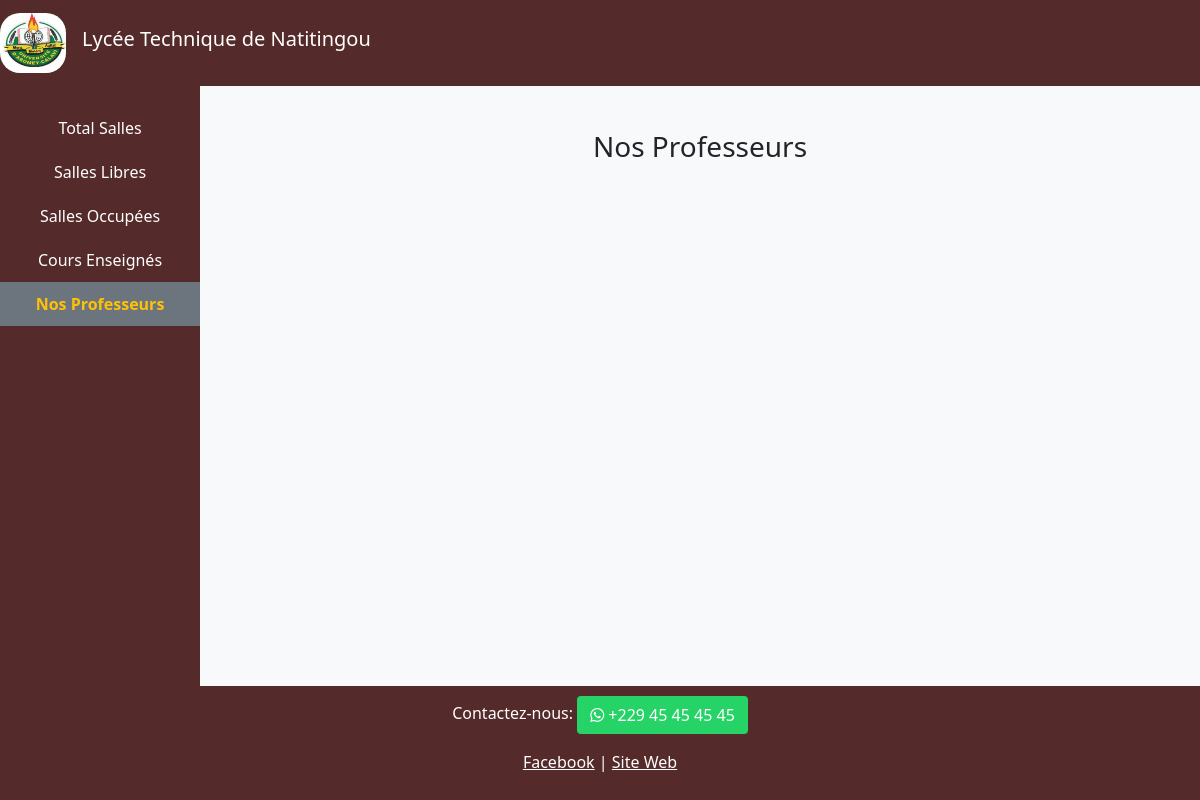
The page /professeur on the database as committed earlier.
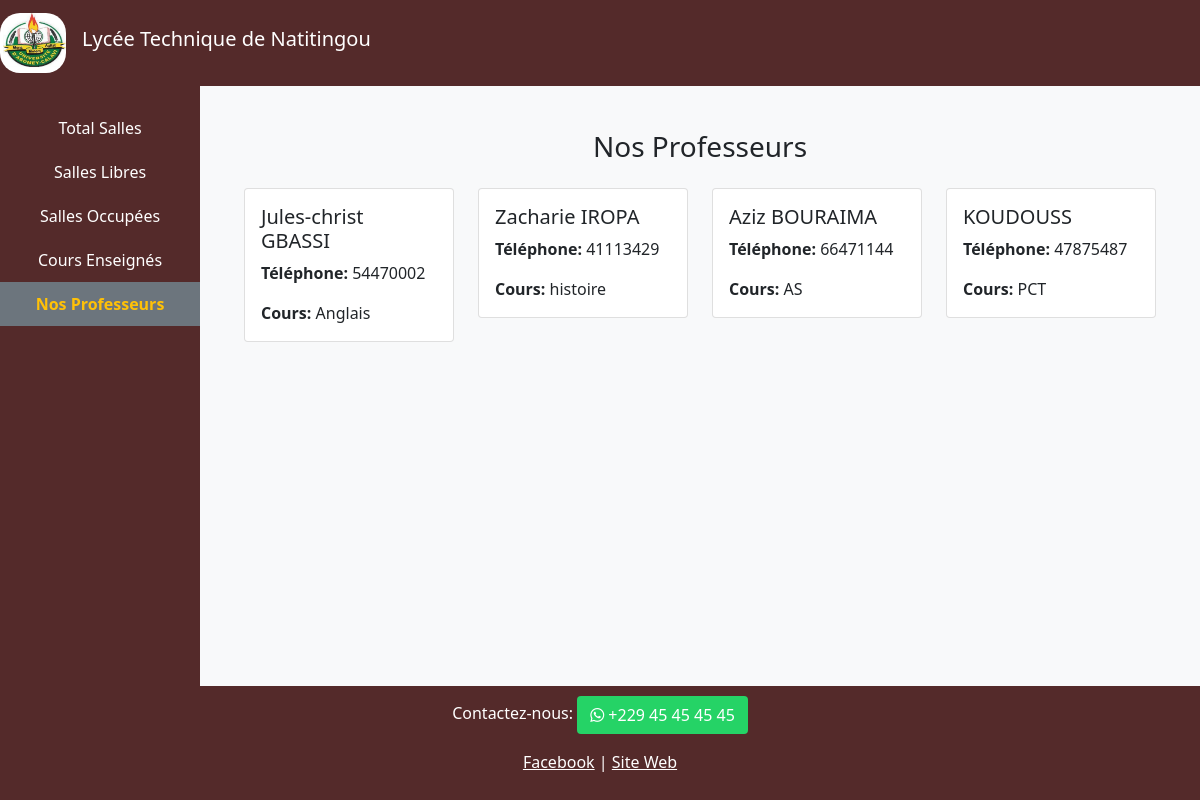
The same page on the database as committed later.
### professeur/models.py (models this page shows, shortened)
class Professeur(models.Model):
    pseudo = models.CharField(max_length=20)
    telephone = models.IntegerField()
    cours = models.ForeignKey(Cours, null=True, on_delete=models.SET_NULL)

### cours/models.py (models this page shows)
class Cours(models.Model):
    JOURS = (
        ('Lundi', 'Lundi'),
        ('Mardi', 'Mardi'),
        ('Mercredi', 'Mercredi'),
        ('Jeudi', 'Jeudi'),
        ('Vendredi', 'Vendredi'),
         ('Samedi', 'Samedi')
        )
    HEURES = (
        ('07h-10h', '07h-10h'),
        ('10h-12h', '10h-12h'),
        ('15h-17h', '15h-17h'),
        ('17h-19h', '17h-18h')
    )
    libelle = models.CharField(max_length=10)
    jour = models.CharField(max_length=400, null=True, choices=JOURS)
    heure = models.CharField(max_length=400, null=True, choices=HEURES)
    salle = models.ForeignKey(Salle, null=True, on_delete=models.SET_NULL)
    def __str__(self):
        return self.libelle

### professeur/views.py (the view)
# urls.py: path('professeur', include('professeur.urls')),
def professeur(request):
    professeurs = Professeur.objects.all()
    return render(request, 'professeur/professeur.html', {'professeurs': professeurs})

### templates/professeur/professeur.html
{% extends 'main.html' %}
{% block content %}
 <div class="sidebar d-none d-lg-block">
    <a href="{% url 'index'%}">Total Salles</a>
    <a href="{% url 'salles_libres'%}">Salles Libres</a>
    <a href="{% url 'salles_occupees'%}">Salles Occupées</a>
    <a href="{% url 'cours'%}">Cours Enseignés</a>
    <a href="{% url 'professeur'%}" class="bg-secondary text-warning"><strong>Nos Professeurs</strong></a>
 </div>
<div class="main-content">
    <div class="container mt-4">
        <h3 class="mb-4" style="text-align: center;">Nos Professeurs</h3>
        <div class="row">
            {% for professeur in professeurs %}
            <div class="col-md-3 mb-4">
                <div class="card case">
                    <div class="card-body">
                        <h5 class="card-title">{{ professeur.pseudo }}</h5>
                        <p class="card-text"><strong>Téléphone:</strong> {{ professeur.telephone }}</p>
                        <p class="card-text"><strong>Cours:</strong> {{ professeur.cours }}</p>
                    </div>
                </div>
            </div>
            {% endfor %}
        </div>
    </div>
</div>
{% endblock content %}

Rows that differ between the two databases and show on the page:
added Professeur: pseudo "Jules-christ GBASSI", telephone "54470002", cours "Anglais"
added Professeur: pseudo "Zacharie IROPA", telephone "41113429", cours "histoire"
added Professeur: pseudo "Aziz BOURAIMA", telephone "66471144", cours "AS"
added Professeur: pseudo "KOUDOUSS", telephone "47875487", cours "PCT"
